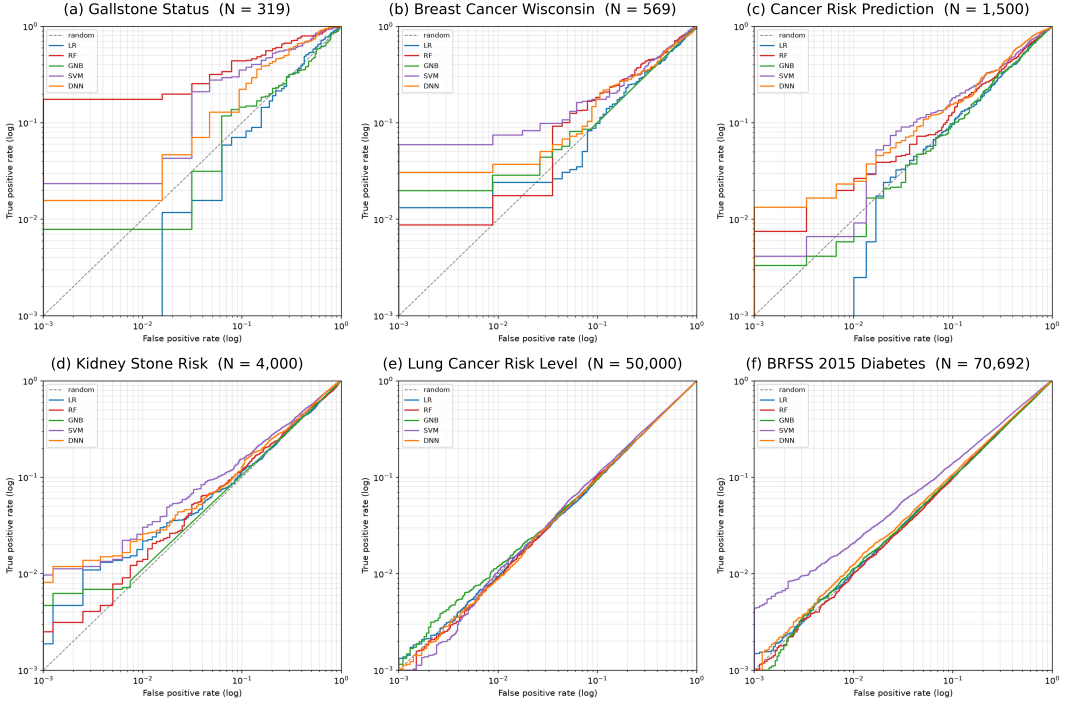
#> input picture revision/figures/png/loglog_roc_grid.png, 6390 x 4286 px (shown at 1/6 size)
$ python -i make_roc_grid.py   (imports and definitions only)
#> lines starting #> are read from the running program, lines starting #| are printed output that depends on the picture; after the words box and inside, x2 and y2 are one past the last pixel; in counts of white or black regions, pixels touching at a corner belong together
#!/usr/bin/env python3
"""Reconcile the six per-dataset LiRA log-log ROC panels into one 2x3 figure.

    python revision/src/make_roc_grid.py

Inputs  : revision/figures/png/loglog_roc_<DS>.png   (six 900x900 rasters)
Outputs : revision/figures/pdf/loglog_roc_grid.pdf   (vector container)
          revision/figures/png/loglog_roc_grid.png   (600 dpi)

IMPORTANT -- what "vector" means here. The source ROC curves exist only as
PNG: Attack/LiRA/run_lira.py::_loglog_roc() draws them from the in-memory
`_roc_fpr` / `_roc_tpr` arrays and saves a raster; those arrays are never
written to disk (Attack/LiRA/results/<DS>/ holds the CSV + PNGs only). So this
script composes a PDF whose *frame* -- the panel labels -- is true vector text,
while each panel is the original raster embedded losslessly at native
resolution. A fully vector figure requires re-running LiRA with the curve
arrays persisted; see the note at the bottom of this file.

There is no figure-level title: the grid carries only single-line panel labels,
so the plots get the whole canvas. The wording that used to sit in the six
in-image titles ("non-private (standard) targets; points above the diagonal at
low FPR = worst-case leakage") belongs in the manuscript caption.

The in-image two-line title is removed rather than cropped. Row-scan of the
panel: title line 1 spans rows 26-49, line 2 rows 56-79 (cols 121-855), and
the topmost y-tick label "10^0" occupies rows 77-86 at cols 67-100 -- i.e. the
title's lower line shares *rows* with that label (which is why the crop in
build_figures.py bailed) but not *columns*. Whiting out only the region right
of the y-axis label column and above the top spine therefore touches no tick
label, no spine, and no plotted pixel. Every assumption is asserted per image.
"""

from __future__ import annotations

import sys
from pathlib import Path

import matplotlib
# [1 line not run here, left out]
import matplotlib.pyplot as plt
import numpy as np
from PIL import Image

HERE = Path(__file__).resolve().parent
FIG = HERE.parent / "figures"
PNG_DIR = FIG / "png"
PDF_DIR = FIG / "pdf"

# Ordered by N -- dataset size is the dominant explanatory variable in this
# study, so the grid reads small -> large left-to-right, top-to-bottom.
PANELS = [
    ("GALLSTONE",    "Gallstone Status",        319),
    ("BCP",          "Breast Cancer Wisconsin", 569),
    ("CANCER_RISK",  "Cancer Risk Prediction",  1_500),
    ("KIDNEY_STONE", "Kidney Stone Risk",       4_000),
    ("LUNG_CANCER",  "Lung Cancer Risk Level",  50_000),
    ("DIABETES",     "BRFSS 2015 Diabetes",     70_692),
]
LETTERS = "abcdef"

NCOLS, NROWS = 3, 2
DPI = 600           # PNG export; the PDF embeds panels at native resolution
PAD = 6             # white px kept around each panel's ink after tight-cropping


def load_panel(path: Path) -> tuple[np.ndarray, dict]:
    """Return the panel as RGB uint8 with its in-image title erased.

    Geometry is re-derived per image and asserted, so a regenerated source PNG
    with a different layout fails loudly instead of being silently defaced.
    """
#> called with path = '../figures/png/loglog_roc_grid.png'
    im = Image.open(path).convert("RGB")
    arr = np.asarray(im).copy()
    h, w, _ = arr.shape
#> h = 4286; w = 6390
    ink = np.asarray(im.convert("L")) < 250
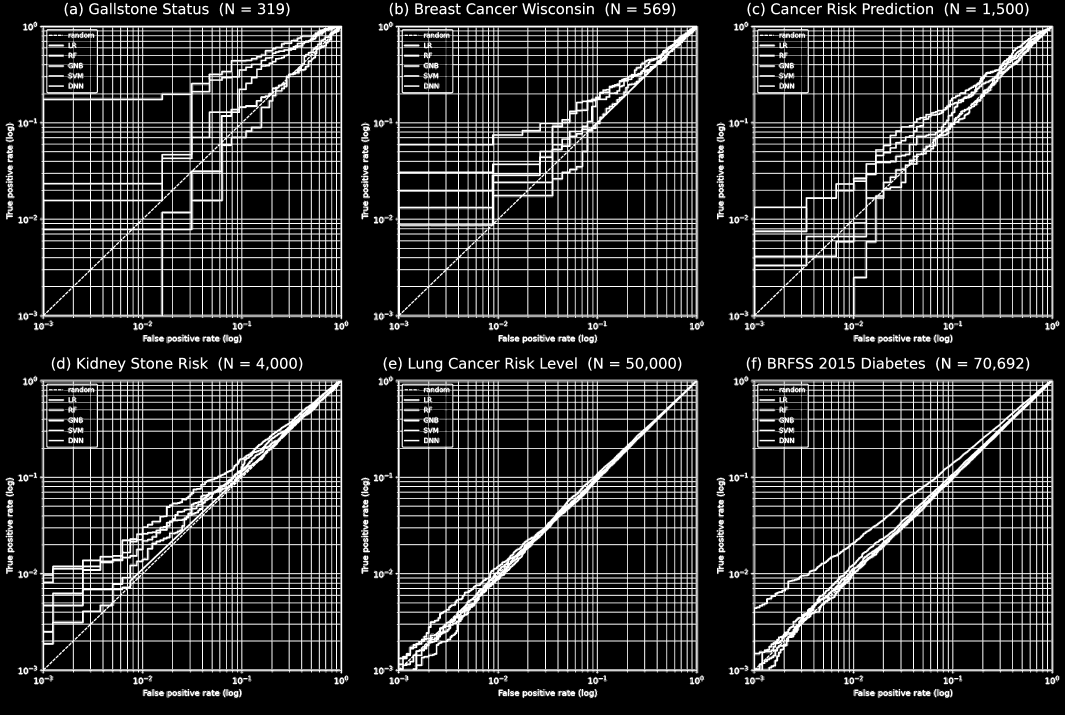
#> ink: shape (4286, 6390) bool (shown at 1/6 size); 16.8% white; 9421 white regions (7514 under 20 px), largest, box (x1, y1, x2, y2) and area: (241, 2282, 2052, 4040) 676023, (241, 155, 2052, 1913) 672555, (4507, 155, 6317, 1913) 669635

    # Axes frame: first row / column whose ink spans >50% of the canvas.
    rows = np.flatnonzero(ink.sum(axis=1) > 0.5 * w)
#> rows = 341 values from 151 to 4029
    cols = np.flatnonzero(ink.sum(axis=0) > 0.5 * h)
#> cols = 511 values from 251 to 6321
    assert rows.size and cols.size, f"{path.name}: no axes frame found"
    top_spine, left_spine = int(rows[0]), int(cols[0])
#> top_spine = 151; left_spine = 251

    # Ink above the top spine splits into two column groups: the y-tick label
    # (left of the spine) and the title (right of it). Find the gap between
    # them and cut there.
    band = ink[:top_spine]
    label_cols = np.flatnonzero(band[:, :left_spine].any(axis=0))
#> label_cols = 72 values from 136 to 225
    assert label_cols.size, f"{path.name}: no y-tick label above the top spine"
    label_right = int(label_cols.max())
#> label_right = 225

    title_cols = np.flatnonzero(band.any(axis=0))
#> title_cols = 3414 values from 136 to 6170
    title_cols = title_cols[title_cols > label_right]
#> title_cols = 3342 values from 388 to 6170
    assert title_cols.size, f"{path.name}: no title ink found above the spine"
    cut = (label_right + int(title_cols.min())) // 2
#> cut = 306
    assert label_right < cut < left_spine, (
#> (the run stopped early here; a loop or call above may not have finished)

$ run again, on revision/figures/png/gap_vs_leakage.png
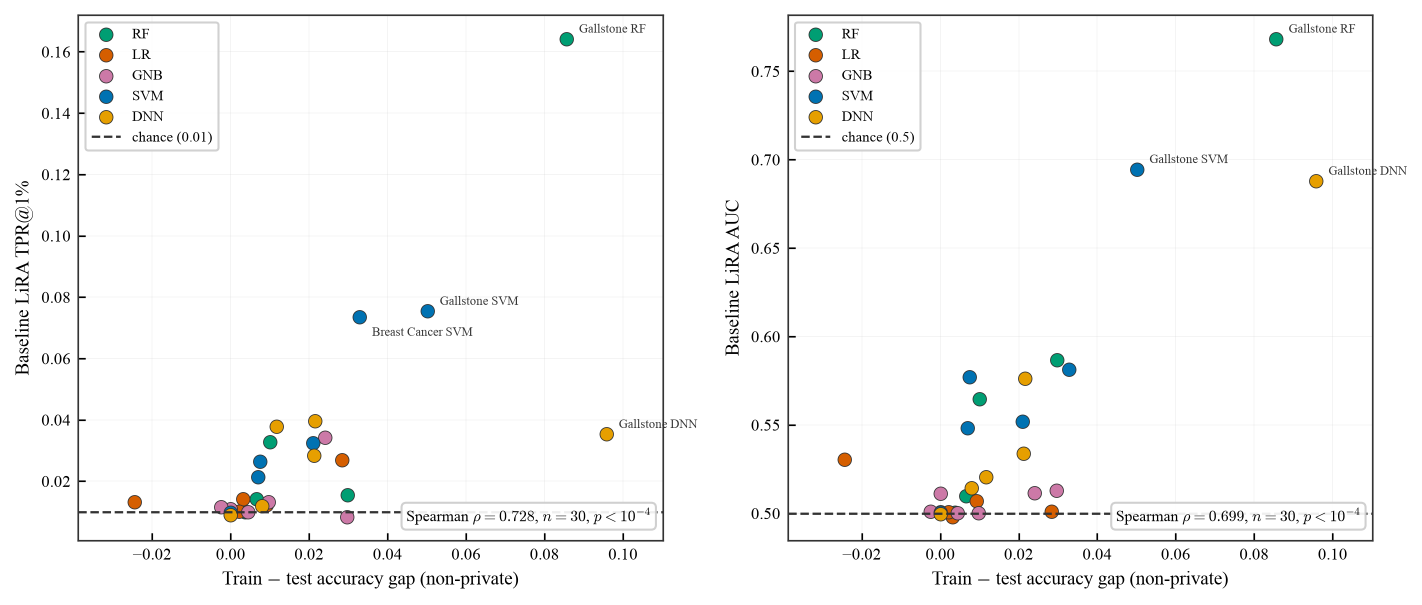
#> input picture revision/figures/png/gap_vs_leakage.png, 2843 x 1209 px (shown at 1/2 size)
#> in load_panel, `ink = np.asarray(im.convert("L")) < 250`:
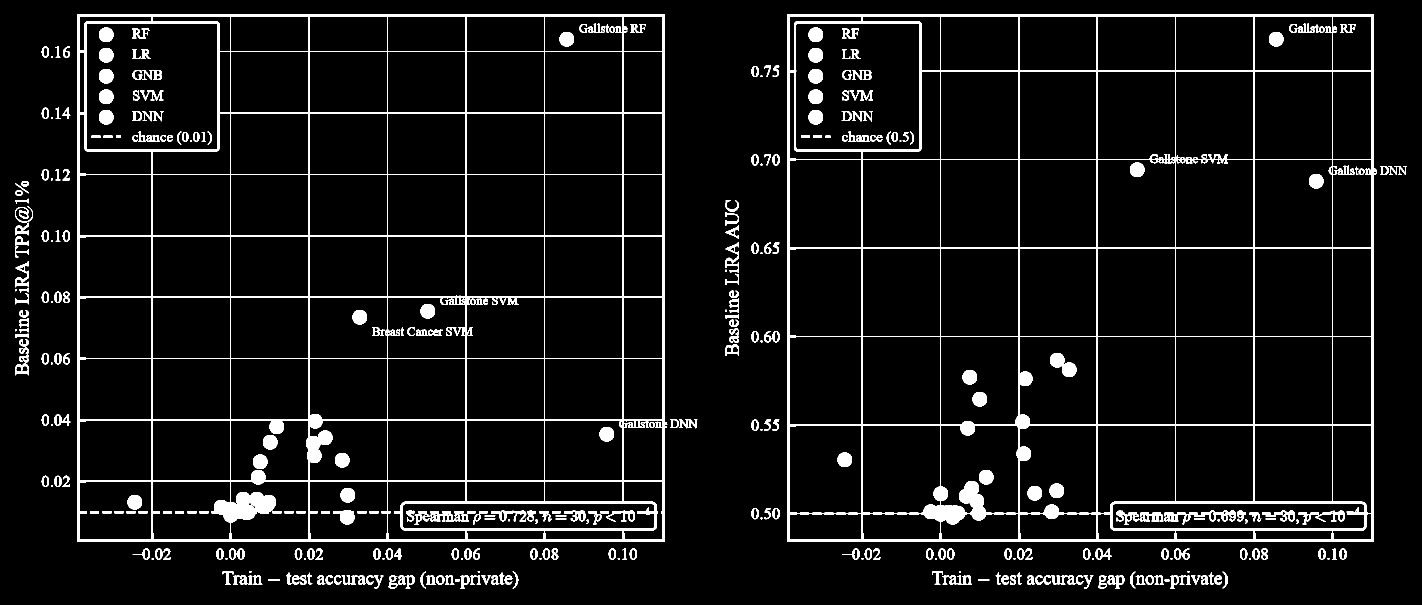
#> ink: shape (1209, 2843) bool (shown at 1/2 size); 6.3% white; 387 white regions (40 under 20 px), largest, box (x1, y1, x2, y2) and area: (154, 28, 1335, 1084) 74753, (1574, 28, 2754, 1084) 69438, (2100, 706, 2153, 754) 1378
#> rows = [28, 29, 30, 31, 32, 1025, 1026, 1079, 1080, 1081, 1082, 1083]
#> cols = 48 values from 154 to 2747
#> top_spine = 28; left_spine = 154
#> label_cols = empty array

$ run again, on revision/figures/png/gap_vs_leakage_vs_N.png
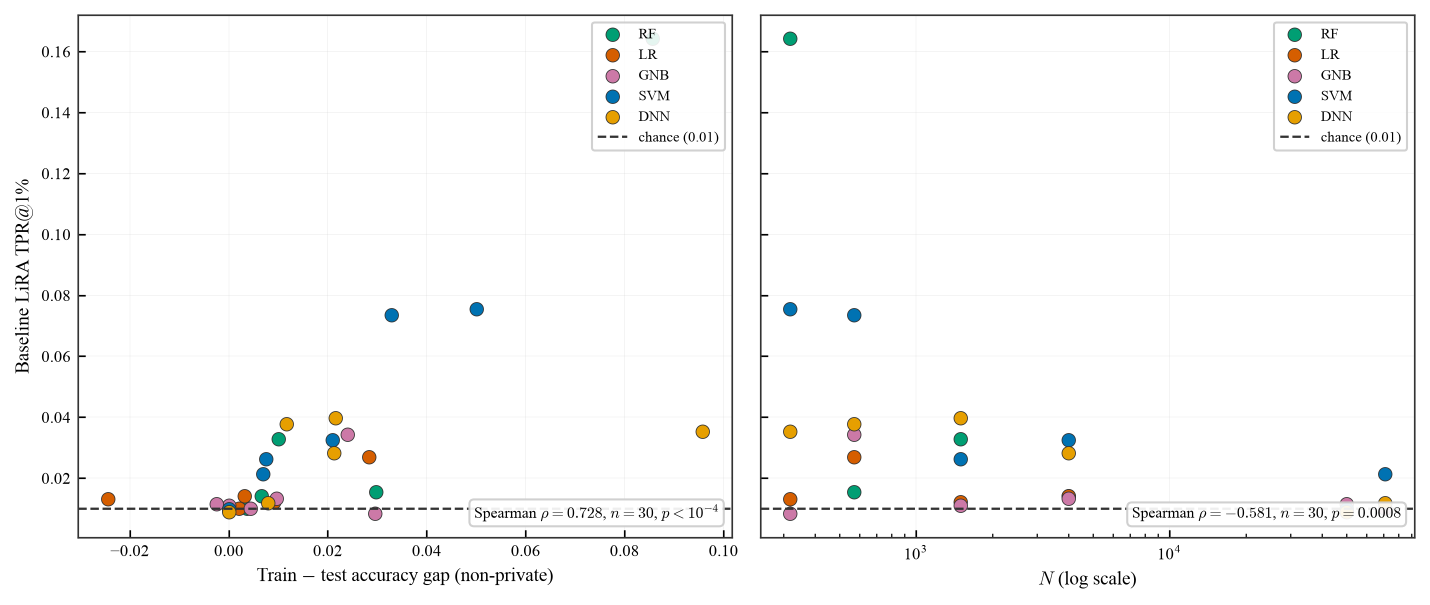
#> input picture revision/figures/png/gap_vs_leakage_vs_N.png, 2859 x 1209 px (shown at 1/2 size)
#> in load_panel, `ink = np.asarray(im.convert("L")) < 250`:
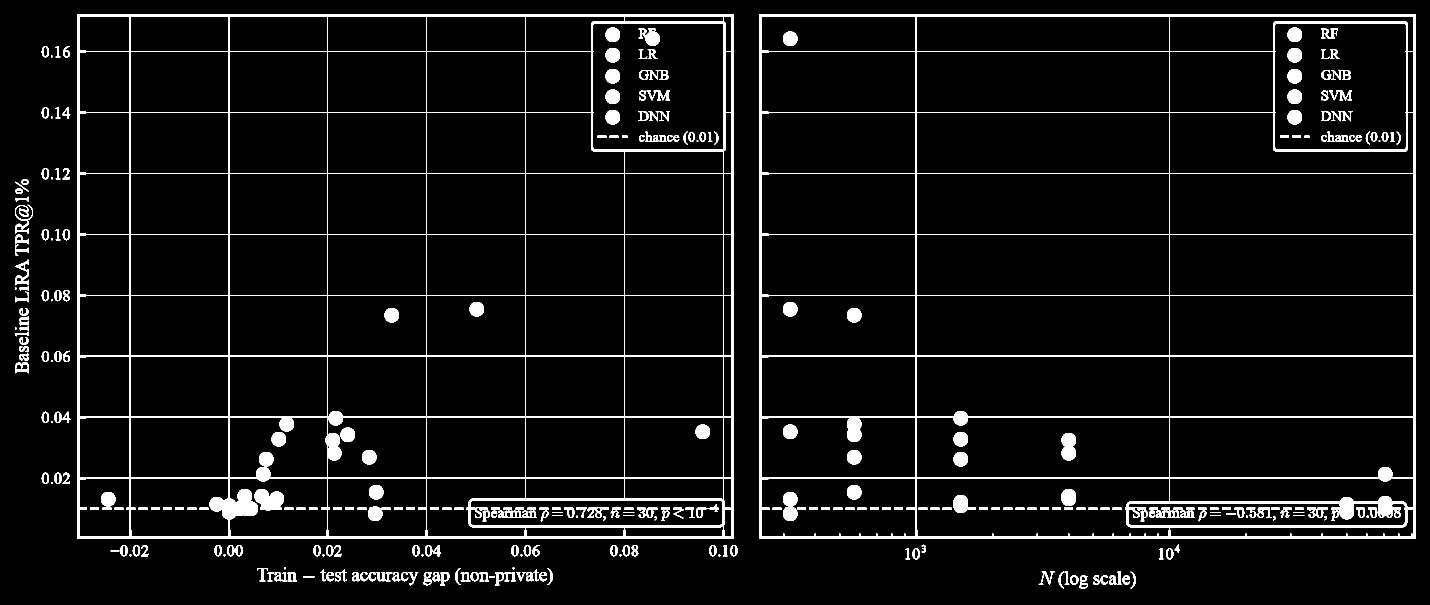
#> ink: shape (1209, 2859) bool (shown at 1/2 size); 5.9% white; 320 white regions (24 under 20 px), largest, box (x1, y1, x2, y2) and area: (154, 28, 1467, 1078) 74139, (1519, 28, 2832, 1078) 63592, (509, 978, 568, 1021) 1893
#> rows = 31 values from 28 to 1077
#> cols = 38 values from 154 to 2831
#> top_spine = 28; left_spine = 154
#> label_cols = empty array

$ run again, on revision/figures/png/l4_avg_vs_worst_case.png
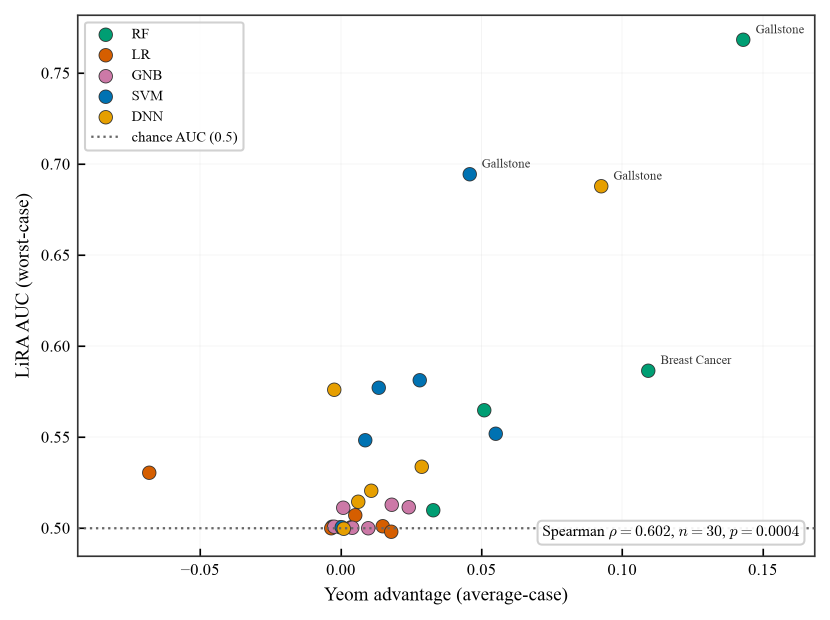
#> input picture revision/figures/png/l4_avg_vs_worst_case.png, 1659 x 1239 px (shown at 1/2 size)
#> in load_panel, `ink = np.asarray(im.convert("L")) < 250`:
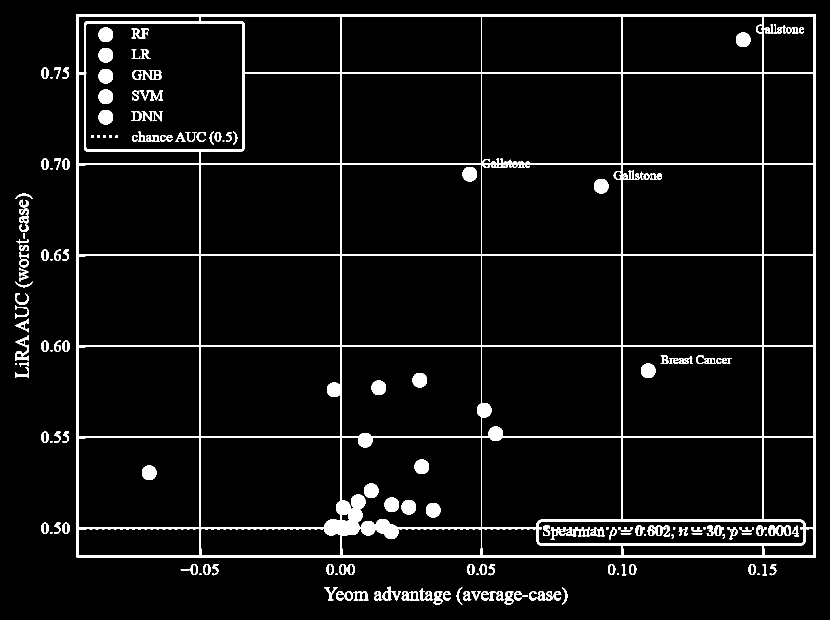
#> ink: shape (1239, 1659) bool (shown at 1/2 size); 5.2% white; 194 white regions (15 under 20 px), largest, box (x1, y1, x2, y2) and area: (153, 28, 1632, 1115) 72581, (197, 55, 226, 84) 689, (1472, 65, 1501, 94) 689
#> rows = 23 values from 28 to 1114
#> cols = 20 values from 153 to 1631
#> top_spine = 28; left_spine = 153
#> label_cols = empty array
